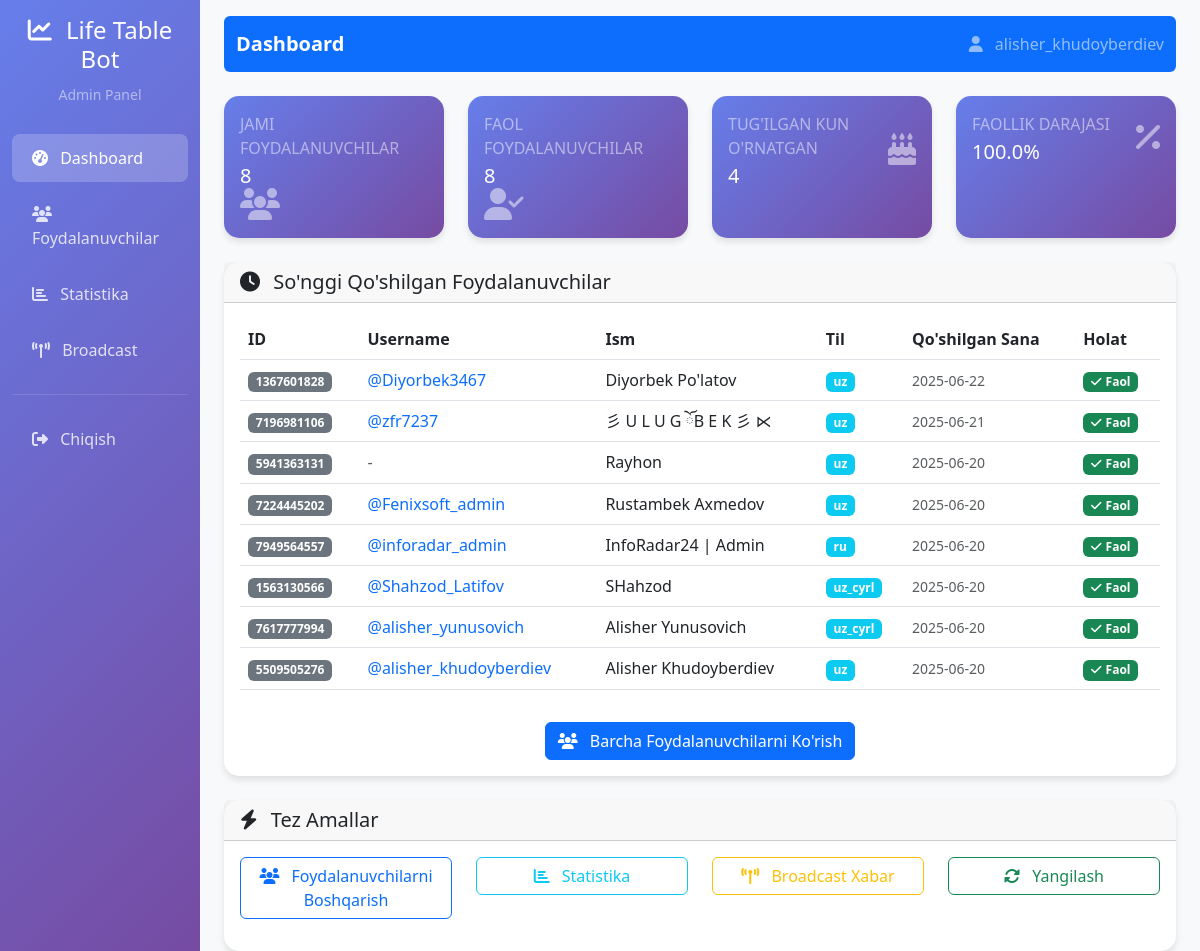
Before: / (signed in) with the older database file.
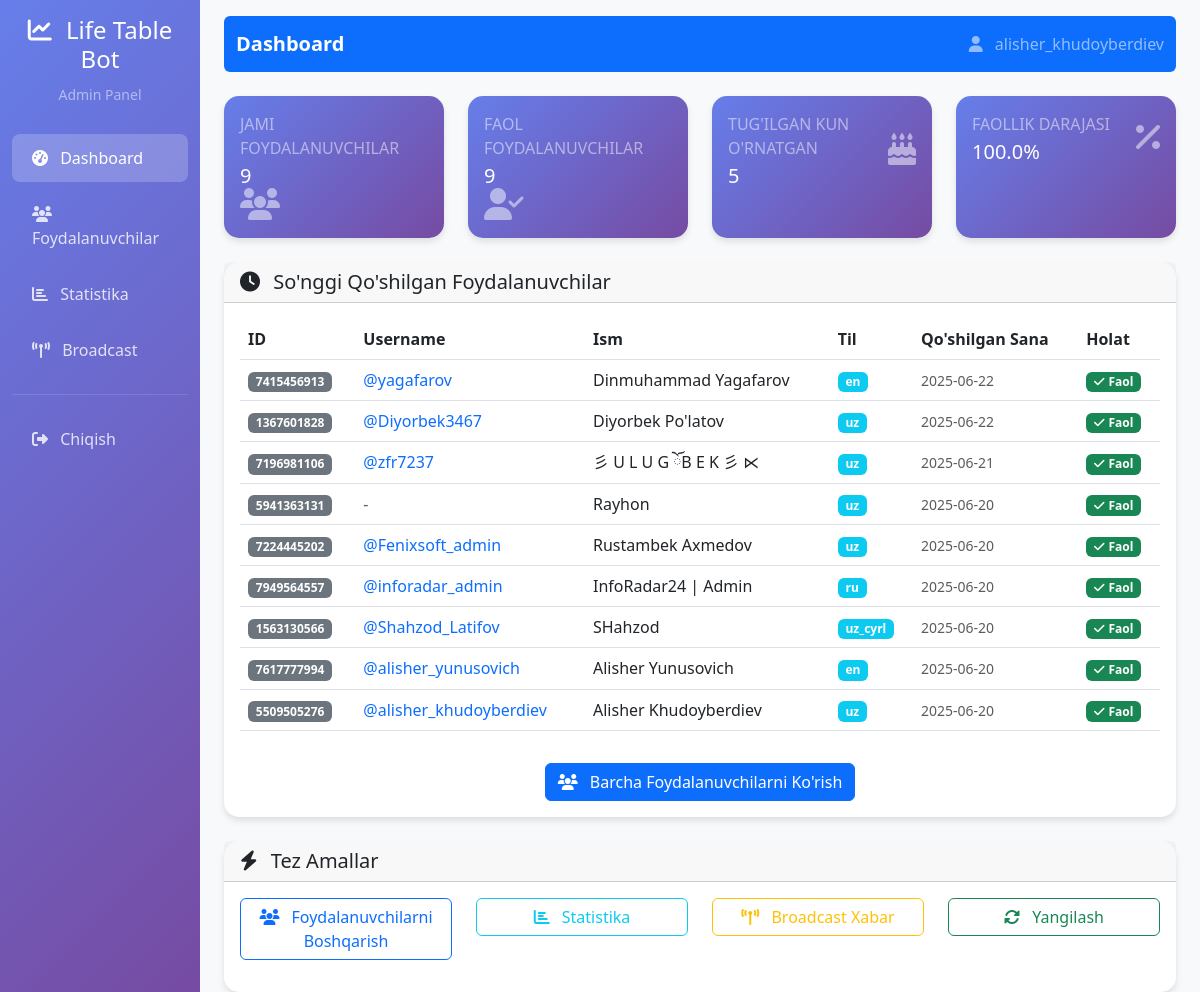
After: the same page with the newer database file.
### src/database/models.py (models this page shows)
class User(Base):
    __tablename__ = 'users'
    id = Column(Integer, primary_key=True)
    telegram_id = Column(Integer, unique=True, nullable=False)
    username = Column(String(100), nullable=True)
    first_name = Column(String(100), nullable=True)
    last_name = Column(String(100), nullable=True)
    language = Column(String(10), default='uz')
    join_date = Column(DateTime, default=datetime.utcnow)
    birthday = Column(DateTime, nullable=True)
    is_active = Column(Boolean, default=True)
    created_at = Column(DateTime, default=datetime.utcnow)
    updated_at = Column(DateTime, default=datetime.utcnow, onupdate=datetime.utcnow)

### web_admin/app.py (the view)
@app.route('/')
@login_required
def dashboard():
    conn = get_bot_db()
    cursor = conn.cursor()
    cursor.execute("SELECT COUNT(*) as total FROM users")
    total_users = cursor.fetchone()['total']
    cursor.execute("SELECT COUNT(*) as active FROM users WHERE is_active = 1")
    active_users = cursor.fetchone()['active']
    cursor.execute("SELECT COUNT(*) as with_birthday FROM users WHERE birthday IS NOT NULL")
    users_with_birthday = cursor.fetchone()['with_birthday']
    cursor.execute("""
        SELECT telegram_id, username, first_name, last_name, language, join_date, is_active
        FROM users
        ORDER BY join_date DESC
        LIMIT 10
    """)
    recent_users = cursor.fetchall()
    for user in recent_users:
        user = dict(user)
        user['join_date'] = parse_date(user['join_date'])
    cursor.execute("""
        SELECT command_name, SUM(usage_count) as total_usage
        FROM command_usage
        GROUP BY command_name
        ORDER BY total_usage DESC
        LIMIT 10
    """)
    command_stats = cursor.fetchall()
    cursor.execute("""
        SELECT language, COUNT(*) as count
        FROM users
        GROUP BY language
        ORDER BY count DESC
    """)
    language_stats = cursor.fetchall()
    conn.close()
    return render_template('dashboard.html',
                         total_users=total_users,
                         active_users=active_users,
                         users_with_birthday=users_with_birthday,
                         recent_users=recent_users,
                         command_stats=command_stats,
                         language_stats=language_stats)

### web_admin/app.py (called while the page is built)
def login_required(f):
    @wraps(f)
    def decorated_function(*args, **kwargs):
        if 'admin_logged_in' not in session:
            return redirect(url_for('login'))
        return f(*args, **kwargs)
    return decorated_function

def get_bot_db():
    db_path = os.path.join(os.path.dirname(app.root_path), '..', 'bot_database.db')
    conn = sqlite3.connect(db_path)
    conn.row_factory = sqlite3.Row
    return conn

def parse_date(date_str):
    if not date_str: return None
    try:
        return datetime.fromisoformat(str(date_str).replace('Z', '+00:00'))
    except: return None

### web_admin/templates/dashboard.html (shortened to what the changed rows need)
{% extends "base.html" %}
{% block content %}
<div class="row">
    <div class="col-xl-3 col-md-6 mb-4">
        <div class="card stat-card h-100">
            <div class="card-body">
                <div class="row align-items-center">
                    <div class="col">
                        <div class="text-white-50 text-uppercase mb-1">Jami Foydalanuvchilar</div>
                        <div class="h5 mb-0 text-white">{{ total_users }}</div>
                    </div>
                </div>
            </div>
        </div>
    </div>
    <div class="col-xl-3 col-md-6 mb-4">
        <div class="card stat-card h-100">
            <div class="card-body">
                <div class="row align-items-center">
                    <div class="col">
                        <div class="text-white-50 text-uppercase mb-1">Faol Foydalanuvchilar</div>
                        <div class="h5 mb-0 text-white">{{ active_users }}</div>
                    </div>
                </div>
            </div>
        </div>
    </div>
    <div class="col-xl-3 col-md-6 mb-4">
        <div class="card stat-card h-100">
            <div class="card-body">
                <div class="row align-items-center">
                    <div class="col">
                        <div class="text-white-50 text-uppercase mb-1">Tug'ilgan Kun O'rnatgan</div>
                        <div class="h5 mb-0 text-white">{{ users_with_birthday }}</div>
                    </div>
                </div>
            </div>
        </div>
    </div>
</div>
<div class="row">
    <div class="col-12">
        <div class="card">
            <div class="card-body">
                <div class="table-responsive">
                    <table class="table table-hover">
                        <thead>
                            <tr>
                                <th>ID</th>
                                <th>Username</th>
                                <th>Ism</th>
                                <th>Til</th>
                                <th>Qo'shilgan Sana</th>
                                <th>Holat</th>
                            </tr>
                        </thead>
                        <tbody>
                            {% for user in recent_users %}
                            <tr>
                                <td>
                                    <span class="badge bg-secondary">{{ user.telegram_id }}</span>
                                </td>
                                <td>
                                    {% if user.username %}
                                        <a href="https://t.me/{{ user.username }}" target="_blank" class="text-decoration-none">
                                            @{{ user.username }}
                                        </a>
                                    {% else %}
                                        <span class="text-muted">-</span>
                                    {% endif %}
                                </td>
                                <td>
                                    {% if user.first_name %}
                                        {{ user.first_name }}
                                        {% if user.last_name %}
                                            {{ user.last_name }}
                                        {% endif %}
                                    {% else %}
                                        <span class="text-muted">-</span>
                                    {% endif %}
                                </td>
                                <td>
                                    <span class="badge bg-info">{{ user.language }}</span>
                                </td>
                                <td>
                                    <small class="text-muted">
                                        {% if user.join_date %}
                                            {% if user.join_date is string %}
                                                {{ user.join_date[:10] if user.join_date else '-' }}
                                            {% else %}
                                                {{ user.join_date.strftime('%d.%m.%Y %H:%M') if user.join_date else '-' }}
                                            {% endif %}
                                        {% else %}
                                            -
                                        {% endif %}
                                    </small>
                                </td>
                                <td>
                                    {% if user.is_active %}
                                        <span class="badge bg-success">
                                            <i class="fas fa-check me-1"></i>Faol
                                        </span>
                                    {% else %}
                                        <span class="badge bg-danger">
                                            <i class="fas fa-times me-1"></i>Faol emas
                                        </span>
                                    {% endif %}
                                </td>
                            </tr>
                            {% endfor %}
                        </tbody>
                    </table>
                </div>
            </div>
        </div>
    </div>
</div>
{% endblock %}

### web_admin/templates/base.html (shortened to what this page needs)
<!DOCTYPE html>
<html lang="uz">
<head>
    <link href="https://cdn.jsdelivr.net/npm/bootstrap@5.3.0/dist/css/bootstrap.min.css" rel="stylesheet">
    <link href="https://cdnjs.cloudflare.com/ajax/libs/font-awesome/6.4.0/css/all.min.css" rel="stylesheet">
</head>
<body>
    <div class="container-fluid">
        <div class="row">
            <nav class="col-md-3 col-lg-2 d-md-block sidebar collapse">
                <div class="position-sticky pt-3">
                    <div class="text-center mb-4">
                        <h4 class="text-white">
                            <i class="fas fa-chart-line me-2"></i>
                            Life Table Bot
                        </h4>
                        <small class="text-white-50">Admin Panel</small>
                    </div>
                    <ul class="nav flex-column">
                        <li class="nav-item">
                            <a class="nav-link {% if request.endpoint == 'dashboard' %}active{% endif %}" href="{{ url_for('dashboard') }}">
                                <i class="fas fa-tachometer-alt me-2"></i>
                                Dashboard
                            </a>
                        </li>
                        <li class="nav-item">
                            <a class="nav-link {% if request.endpoint == 'users' %}active{% endif %}" href="{{ url_for('users') }}">
                                <i class="fas fa-users me-2"></i>
                                Foydalanuvchilar
                            </a>
                        </li>
                        <li class="nav-item">
                            <a class="nav-link {% if request.endpoint == 'statistics' %}active{% endif %}" href="{{ url_for('statistics') }}">
                                <i class="fas fa-chart-bar me-2"></i>
                                Statistika
                            </a>
                        </li>
                        <li class="nav-item">
                            <a class="nav-link {% if request.endpoint == 'broadcast' %}active{% endif %}" href="{{ url_for('broadcast') }}">
                                <i class="fas fa-broadcast-tower me-2"></i>
                                Broadcast
                            </a>
                        </li>
                    </ul>
                    <hr class="text-white-50">
                    <ul class="nav flex-column">
                        <li class="nav-item">
                            <a class="nav-link" href="{{ url_for('logout') }}">
                                <i class="fas fa-sign-out-alt me-2"></i>
                                Chiqish
                            </a>
                        </li>
                    </ul>
                </div>
            </nav>
            <main class="col-md-9 ms-sm-auto col-lg-10 px-md-4 main-content">
                <nav class="navbar navbar-expand-lg navbar-dark bg-primary rounded mb-4 mt-3">
                    <div class="container-fluid">
                        <span class="navbar-brand">
                            {% block page_title %}Admin Panel{% endblock %}
                        </span>
                        <div class="navbar-nav ms-auto">
                            <span class="navbar-text">
                                <i class="fas fa-user me-2"></i>
                                {{ session.get('admin_username', 'Admin') }}
                            </span>
                        </div>
                    </div>
                </nav>
                {% block content %}{% endblock %}
            </main>
        </div>
    </div>
</body>
</html>

Changed rows visible on the page:
added User: telegram_id "7415456913", username "yagafarov", first_name "Dinmuhammad", last_name "Yagafarov", language "en", join_date "2025-06-22", is_active True (drawn)
changed User "alisher_yunusovich": language "uz_cyrl" → "en"
Other visible differences:
{{ total_users }}: "8" → "9"
{{ active_users }}: "8" → "9"
{{ users_with_birthday }}: "4" → "5"
